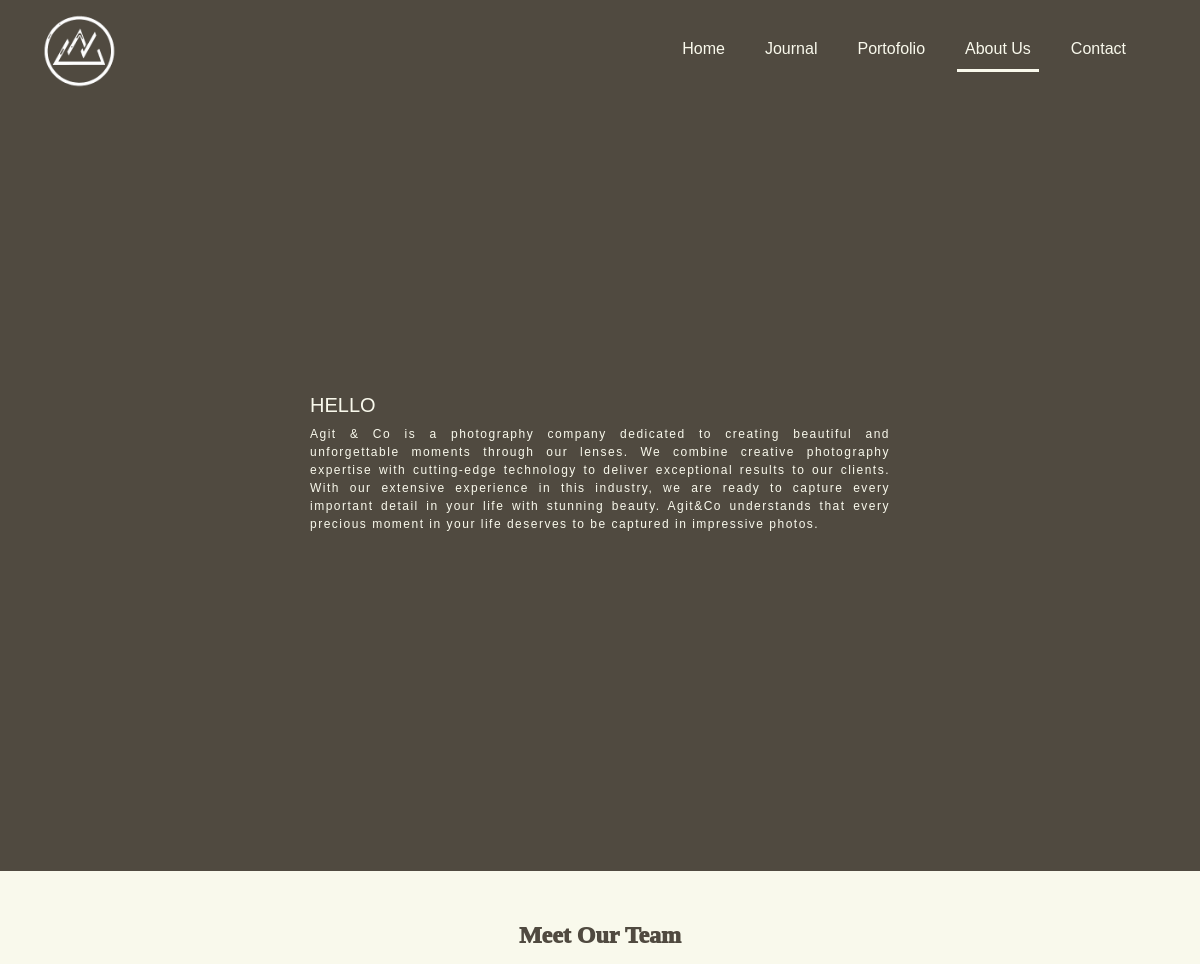
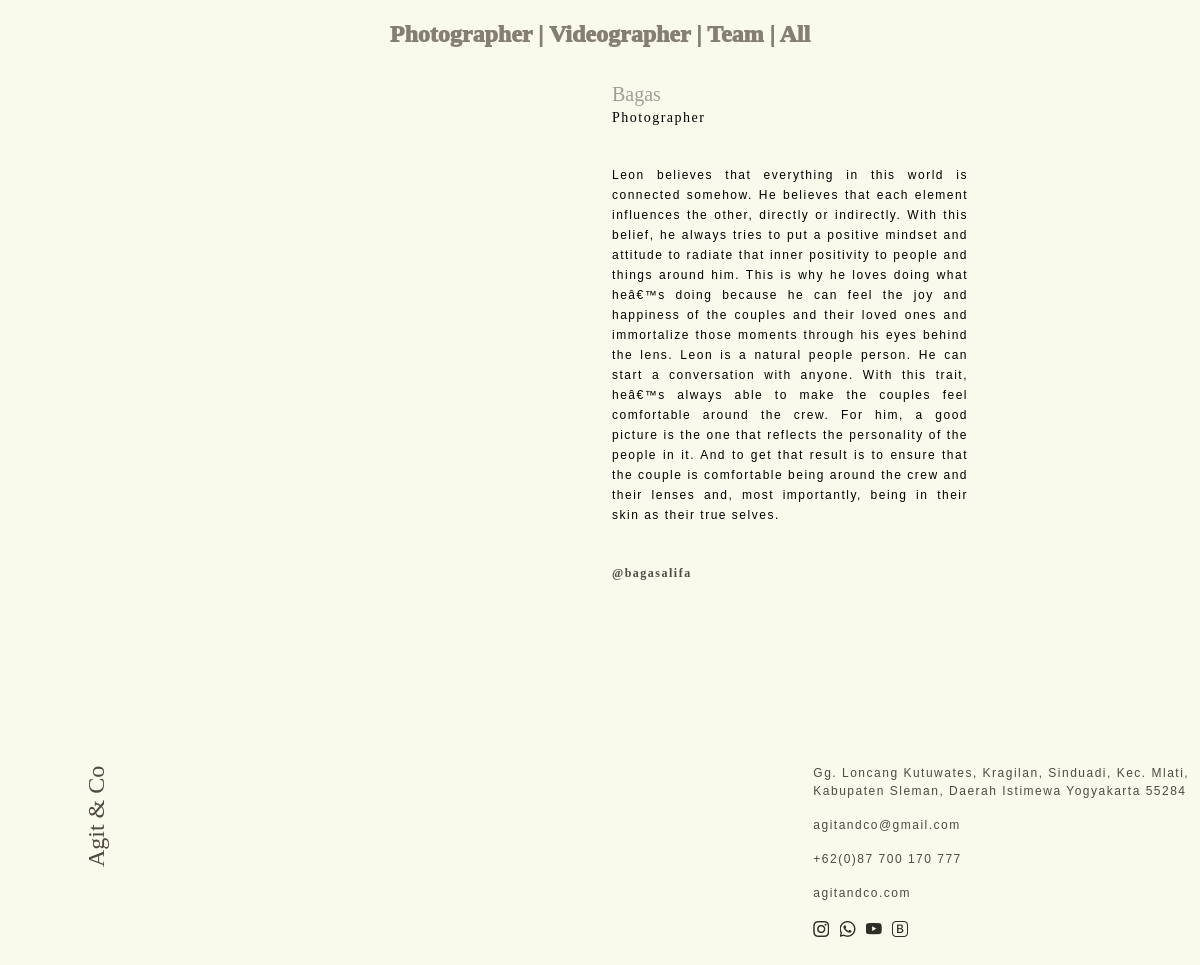
Page /about.php on the committed database (2 pictures, top to bottom).
### tables this page shows
CREATE TABLE `team` (
  `id_team` varchar(30) NOT NULL,
  `nama` varchar(30) NOT NULL,
  `deskripsi` text NOT NULL,
  `ig` varchar(30) NOT NULL,
  `devisi` varchar(30) NOT NULL,
  `img` varchar(100) NOT NULL
);

### about.php (the view, shortened to what this page needs)
<!DOCTYPE html>
<html lang="en">
<head>
    <link href="assets/vendor/bootstrap/css/bootstrap.min.css" rel="stylesheet">
    <link href="assets/vendor/bootstrap-icons/bootstrap-icons.css" rel="stylesheet">
    <link href="assets/vendor/boxicons/css/boxicons.min.css" rel="stylesheet">
    <link href="assets/vendor/glightbox/css/glightbox.min.css" rel="stylesheet">
    <link href="assets/vendor/remixicon/remixicon.css" rel="stylesheet">
    <link href="assets/vendor/swiper/swiper-bundle.min.css" rel="stylesheet">
    <link href="assets/css/style.css" rel="stylesheet">
    <link href="assets/css/animate.css" rel="stylesheet">
</head>
<body>
    <section class="about-section">
        <nav class="navbar navbar-expand-lg" style="background: #504A40 !important;">
            <div class="container">
                <a class="navbar-brand wow fadeInDown" href="./index.php">
                    <img src="assets/img/me.png" alt="logo" width="75" />
                </a>
                <div class="collapse navbar-collapse justify-content-end wow fadeInDown" id="navbarNavAltMarkup">
                    <div class="navbar-nav">
                        <a class="nav-link me-4" href="./index.php" id="navLink">Home</a>
                        <a class="nav-link me-4" href="./journal.php?page-nr=1" id="navLink">Journal</a>
                        <a class="nav-link me-4" href="./portfolio.php" id="navLink">Portofolio</a>
                        <a class="nav-link me-4 active" href="about.php" id="navLink">About Us</a>
                        <a class="nav-link me-4" href="contact.php" id="navLink">Contact</a>
                    </div>
                </div>
            </div>
        </nav>
        <article>
            <div class="container-fluid nospace-about Aligner" style="height: 100vh; background: #504A40 !important; overflow: hidden;">
                <div class="row visible-xs visible-sm nospace">
                    <div class="col-xs-12 nospace">
                        <div class="aligner-item wow fadeIn" style="max-width: 700px; padding: 0 60px;overflow: hidden!important;">
                            <h2 class="mb-50 work-medium " style="font-size: 20px;">HELLO</h2>
                            <p class="work-regular text-justify">Agit & Co is a photography company dedicated to creating beautiful and unforgettable moments through our lenses. We combine creative photography expertise with cutting-edge technology to deliver exceptional results to our clients. With our extensive experience in this industry, we are ready to capture every important detail in your life with stunning beauty. Agit&Co understands that every precious moment in your life deserves to be captured in impressive photos.</p>
                        </div>
                    </div>
                </div>
            </div>
            <div class="container-fluid nospace" id="photographerSection">
                <h1 id="meetourteam"class="judul work-bold">Meet Our Team</h1>
                    <div class="devisi" style="overflow: hidden;">
                        <a href="#meetourteam" onclick="toggleContent('Photographer')" id="photographerLink" class="devisi">Photographer</a> |
                        <a href="#meetourteam" onclick="toggleContent('Videographer')" id="videographerLink" class="devisi">Videographer</a> |
                        <a href="#meetourteam" onclick="toggleContent('Team')" id="teamLink" class="devisi">Team</a> |
                        <a href="#meetourteam" onclick="showAll()" id="allLink" class="devisi">All</a>
                    </div>
                <div id="about" class="container about-container">
                    <?php
                    include 'model/connect.php';
                    $query = mysqli_query($connect, "SELECT * FROM team");
                    while($data=mysqli_fetch_array($query)){
                        $nama               =$data[1];
                        $deskripsi          = $data[2];
                        $ig                 =$data[3];
                        $devisi             =$data[4];
                    ?>
                    <div class="row">
                        <div class="col-md-2"></div>
                        <div class="col-md-8">
                            <div id="<?=$devisi?>"class="row wow fadeInRight photographerList content" data-wow-duration="2s" >
                                <div class="col-md-6">
                                </div>
                                    <div class="col-md-6">
                                        <div>
                                            <h1 class="photographerName"><?= $nama?></h1>
                                            <p class="photographerHashtag"><?= $devisi?></p>
                                            <p class="photographerDescription text-justify"><?= $deskripsi?></p>
                                            <div class="photographerInstagramWrap">
                                               <a href="https://www.instagram.com/<?=$ig?>/" class="photographerInstagram" target="_blank">@<?= $ig?></a>
                                            </div>
                                    </div>
                                </div>
                            </div>
                        </div>
                </div>
                <?php }?>
            </div>
        </div>
    </article>
    </section>

### assets/css/style.css (style rules this page uses)
.text-justify { text-align: justify; text-justify: distribute-all-lines; }
.work-regular { font-family: 'Work Sans', sans-serif; font-weight: 400; }
.work-medium { font-family: 'Work Sans', sans-serif; font-weight: 500; }
.work-bold { font-family: 'Work Sans', sans-serif; font-weight: 700; }
:root { --white: #f9f9ec; --grey-700: #504A40; --teracotta: #E2725B; --w50 :#857f72; --w400 :#a39e93; --fs-deskripsi: 12px; }
.nospace { margin:0; padding:0; }
* { padding: 0; margin: 0; box-sizing: border-box; overflow-x: hidden; font-family: 'Work Sans', sans-serif; color: var(--white) !important; }
a { color: var(--white) !important; text-decoration: none; }
h1, h2, h5 { overflow: hidden; }
h1, h2 { font-family: 'Source Serif Pro', serif; }
body { background-color: var(--white); }
span, p { font-size: var(--fs-deskripsi); letter-spacing: 1.5px; }
nav { position: absolute; top: 0; z-index: 100; }
nav .nav-link { color: var(--white) !important; width: fit-content; }
nav a.active { border-bottom: 3px solid var(--white); }
footer p { font-size: var(--fs-deskripsi) !important; letter-spacing: 1.5px; }
footer .col-lg-2 h1 { font-size: 1.5rem; transform: rotate(-90deg); -webkit-transform: rotate(-90deg); -moz-transform: rotate(-90deg); -ms-transform: rotate(-90deg); -o-transform: rotate(-90deg); }
.home-section footer h1, .home-section footer p, .portfolio-section footer h1, .portfolio-section footer p, .portfolio-details footer h1, .portfolio-details footer p, .about-section footer h1, .about-section footer p { color: var(--grey-700) !important; }
footer .social-media a i { filter: brightness(.6); -webkit-filter: brightness(.6); }
.judul { text-align: center; color: var(--w400)!important; font-size: 30px; font-weight: 1000; margin-bottom: 20px; }
.devisi,#meetourteam { text-align: center; color: var(--grey-700)!important; font-family: "Source Serif Pro"; font-size: 24px; font-weight: 1000; margin-bottom: 30px; }
.bi { color: var(--grey-700)!important; }
#meetourteam { color: var(--grey-700) !important; }
.devisi a, #meetourteam { font-family: "Source Serif Pro" !important; }
.devisi a, .devisi { color: var(--w50) !important; }
.photographerName { color: var(--w400)!important; font-family: "Source Serif Pro"; font-size: 20px; font-weight: 400; margin-bottom: 0; line-height: 25px; }
.photographerHashtag { color: black!important; font-family: "Source Sans Pro"; font-size: 14px; font-weight: 400; margin-bottom: 37px; }
.photographerDescription { max-width: 372px; color: black !important; font-size: var(--fs-deskripsi); font-weight: 400; line-height: 20px; margin-bottom: 35px; }
.photographerInstagram { color: var(--grey-700)!important; font-family: "Work Sans"; font-size: var(--fs-deskripsi); font-weight: bolder; letter-spacing: 1.5px; line-height: 25px; }
#photographerSection { padding-top: 50px; padding-bottom: 9px; }
.photographerList { padding-bottom: 121px; }

### rows in the picture
team: nama "Bagas", devisi "Photographer", deskripsi "Leon believes that everything in this world is connected somehow. He believes that each element influences the other, directly or indirectly. With this belief, he always tries to put a positive mindset and attitude to radiate that inner positivity to people and things around him. This is why he loves doing what heâ€™s doing because he can feel the joy and happiness of the couples and their loved ones and immortalize those moments through his eyes behind the lens. Leon is a natural people person. He can start a conversation with anyone. With this trait, heâ€™s always able to make the couples feel comfortable around the crew. For him, a good picture is the one that reflects the personality of…", ig "bagasalifa"
